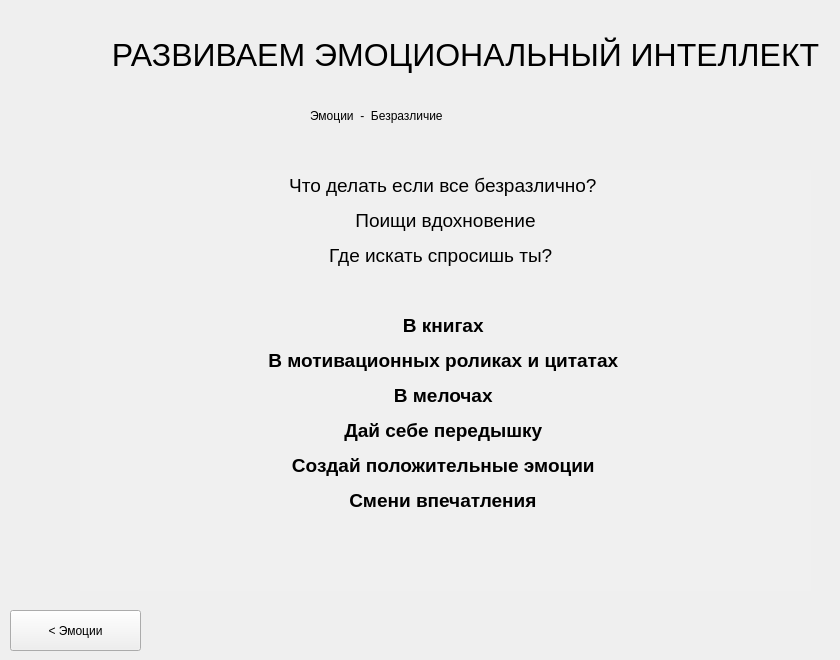
   <widget class="QWidget" name="page_12">
    <widget class="QTextEdit" name="textEdit_62">
     <property name="enabled">
      <bool>false</bool>
     </property>
     <property name="geometry">
      <rect>
       <x>80</x>
       <y>170</y>
       <width>731</width>
       <height>421</height>
      </rect>
     </property>
     <property name="styleSheet">
      <string notr="true">font: 12pt &quot;Arial&quot;;
background-color:#f0f0f0;
border:0;
color:black;</string>
     </property>
     <property name="verticalScrollBarPolicy">
      <enum>Qt::ScrollBarAlwaysOff</enum>
     </property>
     <property name="horizontalScrollBarPolicy">
      <enum>Qt::ScrollBarAlwaysOff</enum>
     </property>
     <property name="html">
      <string>&lt;!DOCTYPE HTML PUBLIC &quot;-//W3C//DTD HTML 4.0//EN&quot; &quot;http://www.w3.org/TR/REC-html40/strict.dtd&quot;&gt;
&lt;html&gt;&lt;head&gt;&lt;meta name=&quot;qrichtext&quot; content=&quot;1&quot; /&gt;&lt;style type=&quot;text/css&quot;&gt;
p, li { white-space: pre-wrap; }
&lt;/style&gt;&lt;/head&gt;&lt;body style=&quot; font-family:'Arial'; font-size:12pt; font-weight:400; font-style:normal;&quot;&gt;
&lt;p align=&quot;center&quot; style=&quot; margin-top:12px; margin-bottom:0px; margin-left:0px; margin-right:0px; -qt-block-indent:0; text-indent:0px;&quot;&gt;&lt;span style=&quot; font-family:'Arial','sans-serif'; font-size:14pt;&quot;&gt;Что делать если все безразлично? &lt;/span&gt;&lt;/p&gt;
&lt;p align=&quot;center&quot; style=&quot; margin-top:12px; margin-bottom:12px; margin-left:0px; margin-right:0px; -qt-block-indent:0; text-indent:0px;&quot;&gt;&lt;span style=&quot; font-family:'Arial','sans-serif'; font-size:14pt;&quot;&gt;Поищи вдохновение&lt;/span&gt;&lt;/p&gt;
&lt;p align=&quot;center&quot; style=&quot; margin-top:12px; margin-bottom:12px; margin-left:0px; margin-right:0px; -qt-block-indent:0; text-indent:0px;&quot;&gt;&lt;span style=&quot; font-family:'Arial','sans-serif'; font-size:14pt;&quot;&gt;	Где искать спросишь ты?                 &lt;/span&gt;&lt;/p&gt;
&lt;p align=&quot;center&quot; style=&quot; margin-top:12px; margin-bottom:12px; margin-left:0px; margin-right:0px; -qt-block-indent:0; text-indent:0px;&quot;&gt;&lt;span style=&quot; font-family:'Arial','sans-serif'; font-size:14pt;&quot;&gt; &lt;/span&gt; &lt;/p&gt;
&lt;p align=&quot;center&quot; style=&quot; margin-top:12px; margin-bottom:12px; margin-left:0px; margin-right:0px; -qt-block-indent:0; text-indent:0px;&quot;&gt;&lt;span style=&quot; font-family:'Arial','sans-serif'; font-size:14pt; font-weight:600;&quot;&gt;В книгах&lt;/span&gt; &lt;/p&gt;
&lt;p align=&quot;center&quot; style=&quot; margin-top:12px; margin-bottom:12px; margin-left:0px; margin-right:0px; -qt-block-indent:0; text-indent:0px;&quot;&gt;&lt;span style=&quot; font-family:'Arial','sans-serif'; font-size:14pt; font-weight:600;&quot;&gt;В мотивационных роликах и цитатах&lt;/span&gt; &lt;/p&gt;
&lt;p align=&quot;center&quot; style=&quot; margin-top:12px; margin-bottom:12px; margin-left:0px; margin-right:0px; -qt-block-indent:0; text-indent:0px;&quot;&gt;&lt;span style=&quot; font-family:'Arial','sans-serif'; font-size:14pt; font-weight:600;&quot;&gt;В мелочах&lt;/span&gt; &lt;/p&gt;
&lt;p align=&quot;center&quot; style=&quot; margin-top:12px; margin-bottom:12px; margin-left:0px; margin-right:0px; -qt-block-indent:0; text-indent:0px;&quot;&gt;&lt;span style=&quot; font-family:'Arial','sans-serif'; font-size:14pt; font-weight:600;&quot;&gt;Дай себе передышку&lt;/span&gt; &lt;/p&gt;
&lt;p align=&quot;center&quot; style=&quot; margin-top:12px; margin-bottom:12px; margin-left:0px; margin-right:0px; -qt-block-indent:0; text-indent:0px;&quot;&gt;&lt;span style=&quot; font-family:'Arial','sans-serif'; font-size:14pt; font-weight:600;&quot;&gt;Создай положительные эмоции&lt;/span&gt; &lt;/p&gt;
&lt;p align=&quot;center&quot; style=&quot; margin-top:12px; margin-bottom:12px; margin-left:0px; margin-right:0px; -qt-block-indent:0; text-indent:0px;&quot;&gt;&lt;span style=&quot; font-family:'Arial','sans-serif'; font-size:14pt; font-weight:600;&quot;&gt;Смени впечатления &lt;/span&gt;&lt;/p&gt;&lt;/body&gt;&lt;/html&gt;</string>
     </property>
    </widget>
    <widget class="QPushButton" name="pushButton_230">
     <property name="geometry">
      <rect>
       <x>10</x>
       <y>610</y>
       <width>131</width>
       <height>41</height>
      </rect>
     </property>
     <property name="text">
      <string>&lt; Эмоции</string>
     </property>
    </widget>
    <widget class="QLabel" name="label_141">
     <property name="geometry">
      <rect>
       <x>310</x>
       <y>90</y>
       <width>311</width>
       <height>51</height>
      </rect>
     </property>
     <property name="styleSheet">
      <string notr="true">font: 20pt &quot;Arial&quot;;</string>
     </property>
     <property name="text">
      <string>Эмоции  -  Безразличие</string>
     </property>
    </widget>
    <widget class="QLabel" name="label_142">
     <property name="geometry">
      <rect>
       <x>100</x>
       <y>10</y>
       <width>731</width>
       <height>91</height>
      </rect>
     </property>
     <property name="styleSheet">
      <string notr="true">font-family:Arial;
font-size:24pt;</string>
     </property>
     <property name="text">
      <string>&lt;html&gt;&lt;head/&gt;&lt;body&gt;&lt;p align=&quot;center&quot;&gt;РАЗВИВАЕМ ЭМОЦИОНАЛЬНЫЙ ИНТЕЛЛЕКТ&lt;/p&gt;&lt;/body&gt;&lt;/html&gt;</string>
     </property>
    </widget>
   </widget>
